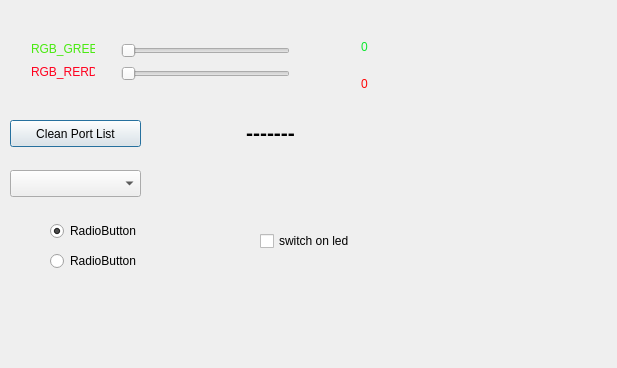
<?xml version="1.0" encoding="UTF-8"?>
<ui version="4.0">
 <class>Dialog</class>
 <widget class="QDialog" name="Dialog">
  <property name="geometry">
   <rect>
    <x>0</x>
    <y>0</y>
    <width>617</width>
    <height>368</height>
   </rect>
  </property>
  <property name="windowTitle">
   <string>Dialog</string>
  </property>
  <widget class="QWidget" name="layoutWidget">
   <property name="geometry">
    <rect>
     <x>20</x>
     <y>30</y>
     <width>86</width>
     <height>61</height>
    </rect>
   </property>
   <layout class="QVBoxLayout" name="verticalLayout">
    <item>
     <widget class="QLabel" name="label">
      <property name="text">
       <string>&lt;html&gt;&lt;head/&gt;&lt;body&gt;&lt;p&gt;&lt;span style=&quot; color:#49ea10;&quot;&gt;RGB_GREEN&lt;/span&gt;&lt;/p&gt;&lt;/body&gt;&lt;/html&gt;</string>
      </property>
     </widget>
    </item>
    <item>
     <widget class="QLabel" name="label_2">
      <property name="text">
       <string>&lt;html&gt;&lt;head/&gt;&lt;body&gt;&lt;p&gt;&lt;span style=&quot; color:#ff001e;&quot;&gt;RGB_RERD&lt;/span&gt;&lt;/p&gt;&lt;/body&gt;&lt;/html&gt;</string>
      </property>
     </widget>
    </item>
   </layout>
  </widget>
  <widget class="QWidget" name="layoutWidget">
   <property name="geometry">
    <rect>
     <x>110</x>
     <y>30</y>
     <width>191</width>
     <height>66</height>
    </rect>
   </property>
   <layout class="QVBoxLayout" name="verticalLayout_2">
    <item>
     <widget class="QSlider" name="green_Slider">
      <property name="maximum">
       <number>255</number>
      </property>
      <property name="orientation">
       <enum>Qt::Horizontal</enum>
      </property>
     </widget>
    </item>
    <item>
     <widget class="QSlider" name="red_Slider">
      <property name="maximum">
       <number>255</number>
      </property>
      <property name="orientation">
       <enum>Qt::Horizontal</enum>
      </property>
     </widget>
    </item>
   </layout>
  </widget>
  <widget class="QWidget" name="layoutWidget">
   <property name="geometry">
    <rect>
     <x>350</x>
     <y>20</y>
     <width>51</width>
     <height>91</height>
    </rect>
   </property>
   <layout class="QVBoxLayout" name="verticalLayout_3">
    <item>
     <widget class="QLabel" name="green_value_label">
      <property name="palette">
       <palette>
        <active>
         <colorrole role="WindowText">
          <brush brushstyle="SolidPattern">
           <color alpha="255">
            <red>0</red>
            <green>0</green>
            <blue>0</blue>
           </color>
          </brush>
         </colorrole>
         <colorrole role="Button">
          <brush brushstyle="SolidPattern">
           <color alpha="255">
            <red>21</red>
            <green>222</green>
            <blue>39</blue>
           </color>
          </brush>
         </colorrole>
         <colorrole role="Light">
          <brush brushstyle="SolidPattern">
           <color alpha="255">
            <red>102</red>
            <green>255</green>
            <blue>116</blue>
           </color>
          </brush>
         </colorrole>
         <colorrole role="Midlight">
          <brush brushstyle="SolidPattern">
           <color alpha="255">
            <red>61</red>
            <green>238</green>
            <blue>77</blue>
           </color>
          </brush>
         </colorrole>
         <colorrole role="Dark">
          <brush brushstyle="SolidPattern">
           <color alpha="255">
            <red>10</red>
            <green>111</green>
            <blue>19</blue>
           </color>
          </brush>
         </colorrole>
         <colorrole role="Mid">
          <brush brushstyle="SolidPattern">
           <color alpha="255">
            <red>14</red>
            <green>148</green>
            <blue>26</blue>
           </color>
          </brush>
         </colorrole>
         <colorrole role="Text">
          <brush brushstyle="SolidPattern">
           <color alpha="255">
            <red>0</red>
            <green>0</green>
            <blue>0</blue>
           </color>
          </brush>
         </colorrole>
         <colorrole role="BrightText">
          <brush brushstyle="SolidPattern">
           <color alpha="255">
            <red>255</red>
            <green>255</green>
            <blue>255</blue>
           </color>
          </brush>
         </colorrole>
         <colorrole role="ButtonText">
          <brush brushstyle="SolidPattern">
           <color alpha="255">
            <red>0</red>
            <green>0</green>
            <blue>0</blue>
           </color>
          </brush>
         </colorrole>
         <colorrole role="Base">
          <brush brushstyle="SolidPattern">
           <color alpha="255">
            <red>255</red>
            <green>255</green>
            <blue>255</blue>
           </color>
          </brush>
         </colorrole>
         <colorrole role="Window">
          <brush brushstyle="SolidPattern">
           <color alpha="255">
            <red>21</red>
            <green>222</green>
            <blue>39</blue>
           </color>
          </brush>
         </colorrole>
         <colorrole role="Shadow">
          <brush brushstyle="SolidPattern">
           <color alpha="255">
            <red>0</red>
            <green>0</green>
            <blue>0</blue>
           </color>
          </brush>
         </colorrole>
         <colorrole role="AlternateBase">
          <brush brushstyle="SolidPattern">
           <color alpha="255">
            <red>138</red>
            <green>238</green>
            <blue>147</blue>
           </color>
          </brush>
         </colorrole>
         <colorrole role="ToolTipBase">
          <brush brushstyle="SolidPattern">
           <color alpha="255">
            <red>255</red>
            <green>255</green>
            <blue>220</blue>
           </color>
          </brush>
         </colorrole>
         <colorrole role="ToolTipText">
          <brush brushstyle="SolidPattern">
           <color alpha="255">
            <red>0</red>
            <green>0</green>
            <blue>0</blue>
           </color>
          </brush>
         </colorrole>
        </active>
        <inactive>
         <colorrole role="WindowText">
          <brush brushstyle="SolidPattern">
           <color alpha="255">
            <red>0</red>
            <green>0</green>
            <blue>0</blue>
           </color>
          </brush>
         </colorrole>
         <colorrole role="Button">
          <brush brushstyle="SolidPattern">
           <color alpha="255">
            <red>21</red>
            <green>222</green>
            <blue>39</blue>
           </color>
          </brush>
         </colorrole>
         <colorrole role="Light">
          <brush brushstyle="SolidPattern">
           <color alpha="255">
            <red>102</red>
            <green>255</green>
            <blue>116</blue>
           </color>
          </brush>
         </colorrole>
         <colorrole role="Midlight">
          <brush brushstyle="SolidPattern">
           <color alpha="255">
            <red>61</red>
            <green>238</green>
            <blue>77</blue>
           </color>
          </brush>
         </colorrole>
         <colorrole role="Dark">
          <brush brushstyle="SolidPattern">
           <color alpha="255">
            <red>10</red>
            <green>111</green>
            <blue>19</blue>
           </color>
          </brush>
         </colorrole>
         <colorrole role="Mid">
          <brush brushstyle="SolidPattern">
           <color alpha="255">
            <red>14</red>
            <green>148</green>
            <blue>26</blue>
           </color>
          </brush>
         </colorrole>
         <colorrole role="Text">
          <brush brushstyle="SolidPattern">
           <color alpha="255">
            <red>0</red>
            <green>0</green>
            <blue>0</blue>
           </color>
          </brush>
         </colorrole>
         <colorrole role="BrightText">
          <brush brushstyle="SolidPattern">
           <color alpha="255">
            <red>255</red>
            <green>255</green>
            <blue>255</blue>
           </color>
          </brush>
         </colorrole>
         <colorrole role="ButtonText">
          <brush brushstyle="SolidPattern">
           <color alpha="255">
            <red>0</red>
            <green>0</green>
            <blue>0</blue>
           </color>
          </brush>
         </colorrole>
         <colorrole role="Base">
          <brush brushstyle="SolidPattern">
           <color alpha="255">
            <red>255</red>
            <green>255</green>
            <blue>255</blue>
           </color>
          </brush>
         </colorrole>
         <colorrole role="Window">
          <brush brushstyle="SolidPattern">
           <color alpha="255">
            <red>21</red>
            <green>222</green>
            <blue>39</blue>
           </color>
          </brush>
         </colorrole>
         <colorrole role="Shadow">
          <brush brushstyle="SolidPattern">
           <color alpha="255">
            <red>0</red>
            <green>0</green>
            <blue>0</blue>
           </color>
          </brush>
         </colorrole>
         <colorrole role="AlternateBase">
          <brush brushstyle="SolidPattern">
           <color alpha="255">
            <red>138</red>
            <green>238</green>
            <blue>147</blue>
           </color>
          </brush>
         </colorrole>
         <colorrole role="ToolTipBase">
          <brush brushstyle="SolidPattern">
           <color alpha="255">
            <red>255</red>
            <green>255</green>
            <blue>220</blue>
           </color>
          </brush>
         </colorrole>
         <colorrole role="ToolTipText">
          <brush brushstyle="SolidPattern">
           <color alpha="255">
            <red>0</red>
            <green>0</green>
            <blue>0</blue>
           </color>
          </brush>
         </colorrole>
        </inactive>
        <disabled>
         <colorrole role="WindowText">
          <brush brushstyle="SolidPattern">
           <color alpha="255">
            <red>10</red>
            <green>111</green>
            <blue>19</blue>
           </color>
          </brush>
         </colorrole>
         <colorrole role="Button">
          <brush brushstyle="SolidPattern">
           <color alpha="255">
            <red>21</red>
            <green>222</green>
            <blue>39</blue>
           </color>
          </brush>
         </colorrole>
         <colorrole role="Light">
          <brush brushstyle="SolidPattern">
           <color alpha="255">
            <red>102</red>
            <green>255</green>
            <blue>116</blue>
           </color>
          </brush>
         </colorrole>
         <colorrole role="Midlight">
          <brush brushstyle="SolidPattern">
           <color alpha="255">
            <red>61</red>
            <green>238</green>
            <blue>77</blue>
           </color>
          </brush>
         </colorrole>
         <colorrole role="Dark">
          <brush brushstyle="SolidPattern">
           <color alpha="255">
            <red>10</red>
            <green>111</green>
            <blue>19</blue>
           </color>
          </brush>
         </colorrole>
         <colorrole role="Mid">
          <brush brushstyle="SolidPattern">
           <color alpha="255">
            <red>14</red>
            <green>148</green>
            <blue>26</blue>
           </color>
          </brush>
         </colorrole>
         <colorrole role="Text">
          <brush brushstyle="SolidPattern">
           <color alpha="255">
            <red>10</red>
            <green>111</green>
            <blue>19</blue>
           </color>
          </brush>
         </colorrole>
         <colorrole role="BrightText">
          <brush brushstyle="SolidPattern">
           <color alpha="255">
            <red>255</red>
            <green>255</green>
            <blue>255</blue>
           </color>
          </brush>
         </colorrole>
         <colorrole role="ButtonText">
          <brush brushstyle="SolidPattern">
           <color alpha="255">
            <red>10</red>
            <green>111</green>
            <blue>19</blue>
           </color>
          </brush>
         </colorrole>
         <colorrole role="Base">
          <brush brushstyle="SolidPattern">
           <color alpha="255">
            <red>21</red>
            <green>222</green>
            <blue>39</blue>
           </color>
          </brush>
         </colorrole>
         <colorrole role="Window">
          <brush brushstyle="SolidPattern">
           <color alpha="255">
            <red>21</red>
            <green>222</green>
            <blue>39</blue>
           </color>
          </brush>
         </colorrole>
         <colorrole role="Shadow">
          <brush brushstyle="SolidPattern">
           <color alpha="255">
            <red>0</red>
            <green>0</green>
            <blue>0</blue>
           </color>
          </brush>
         </colorrole>
         <colorrole role="AlternateBase">
          <brush brushstyle="SolidPattern">
           <color alpha="255">
            <red>21</red>
            <green>222</green>
            <blue>39</blue>
           </color>
          </brush>
         </colorrole>
         <colorrole role="ToolTipBase">
          <brush brushstyle="SolidPattern">
           <color alpha="255">
            <red>255</red>
            <green>255</green>
            <blue>220</blue>
           </color>
          </brush>
         </colorrole>
         <colorrole role="ToolTipText">
          <brush brushstyle="SolidPattern">
           <color alpha="255">
            <red>0</red>
            <green>0</green>
            <blue>0</blue>
           </color>
          </brush>
         </colorrole>
        </disabled>
       </palette>
      </property>
      <property name="text">
       <string>&lt;html&gt;&lt;head/&gt;&lt;body&gt;&lt;p&gt;&lt;span style=&quot; color:#0de730;&quot;&gt;0&lt;/span&gt;&lt;/p&gt;&lt;/body&gt;&lt;/html&gt;</string>
      </property>
     </widget>
    </item>
    <item>
     <widget class="QLabel" name="red_value_label">
      <property name="palette">
       <palette>
        <active>
         <colorrole role="WindowText">
          <brush brushstyle="SolidPattern">
           <color alpha="255">
            <red>0</red>
            <green>0</green>
            <blue>0</blue>
           </color>
          </brush>
         </colorrole>
         <colorrole role="Button">
          <brush brushstyle="SolidPattern">
           <color alpha="255">
            <red>237</red>
            <green>52</green>
            <blue>20</blue>
           </color>
          </brush>
         </colorrole>
         <colorrole role="Light">
          <brush brushstyle="SolidPattern">
           <color alpha="255">
            <red>255</red>
            <green>142</green>
            <blue>122</blue>
           </color>
          </brush>
         </colorrole>
         <colorrole role="Midlight">
          <brush brushstyle="SolidPattern">
           <color alpha="255">
            <red>246</red>
            <green>97</green>
            <blue>71</blue>
           </color>
          </brush>
         </colorrole>
         <colorrole role="Dark">
          <brush brushstyle="SolidPattern">
           <color alpha="255">
            <red>118</red>
            <green>26</green>
            <blue>10</blue>
           </color>
          </brush>
         </colorrole>
         <colorrole role="Mid">
          <brush brushstyle="SolidPattern">
           <color alpha="255">
            <red>158</red>
            <green>34</green>
            <blue>13</blue>
           </color>
          </brush>
         </colorrole>
         <colorrole role="Text">
          <brush brushstyle="SolidPattern">
           <color alpha="255">
            <red>0</red>
            <green>0</green>
            <blue>0</blue>
           </color>
          </brush>
         </colorrole>
         <colorrole role="BrightText">
          <brush brushstyle="SolidPattern">
           <color alpha="255">
            <red>255</red>
            <green>255</green>
            <blue>255</blue>
           </color>
          </brush>
         </colorrole>
         <colorrole role="ButtonText">
          <brush brushstyle="SolidPattern">
           <color alpha="255">
            <red>0</red>
            <green>0</green>
            <blue>0</blue>
           </color>
          </brush>
         </colorrole>
         <colorrole role="Base">
          <brush brushstyle="SolidPattern">
           <color alpha="255">
            <red>255</red>
            <green>255</green>
            <blue>255</blue>
           </color>
          </brush>
         </colorrole>
         <colorrole role="Window">
          <brush brushstyle="SolidPattern">
           <color alpha="255">
            <red>237</red>
            <green>52</green>
            <blue>20</blue>
           </color>
          </brush>
         </colorrole>
         <colorrole role="Shadow">
          <brush brushstyle="SolidPattern">
           <color alpha="255">
            <red>0</red>
            <green>0</green>
            <blue>0</blue>
           </color>
          </brush>
         </colorrole>
         <colorrole role="AlternateBase">
          <brush brushstyle="SolidPattern">
           <color alpha="255">
            <red>246</red>
            <green>153</green>
            <blue>137</blue>
           </color>
          </brush>
         </colorrole>
         <colorrole role="ToolTipBase">
          <brush brushstyle="SolidPattern">
           <color alpha="255">
            <red>255</red>
            <green>255</green>
            <blue>220</blue>
           </color>
          </brush>
         </colorrole>
         <colorrole role="ToolTipText">
          <brush brushstyle="SolidPattern">
           <color alpha="255">
            <red>0</red>
            <green>0</green>
            <blue>0</blue>
           </color>
          </brush>
         </colorrole>
        </active>
        <inactive>
         <colorrole role="WindowText">
          <brush brushstyle="SolidPattern">
           <color alpha="255">
            <red>0</red>
            <green>0</green>
            <blue>0</blue>
           </color>
          </brush>
         </colorrole>
         <colorrole role="Button">
          <brush brushstyle="SolidPattern">
           <color alpha="255">
            <red>237</red>
            <green>52</green>
            <blue>20</blue>
           </color>
          </brush>
         </colorrole>
         <colorrole role="Light">
          <brush brushstyle="SolidPattern">
           <color alpha="255">
            <red>255</red>
            <green>142</green>
            <blue>122</blue>
           </color>
          </brush>
         </colorrole>
         <colorrole role="Midlight">
          <brush brushstyle="SolidPattern">
           <color alpha="255">
            <red>246</red>
            <green>97</green>
            <blue>71</blue>
           </color>
          </brush>
         </colorrole>
         <colorrole role="Dark">
          <brush brushstyle="SolidPattern">
           <color alpha="255">
            <red>118</red>
            <green>26</green>
            <blue>10</blue>
           </color>
          </brush>
         </colorrole>
         <colorrole role="Mid">
          <brush brushstyle="SolidPattern">
           <color alpha="255">
            <red>158</red>
            <green>34</green>
            <blue>13</blue>
           </color>
          </brush>
         </colorrole>
         <colorrole role="Text">
          <brush brushstyle="SolidPattern">
           <color alpha="255">
            <red>0</red>
            <green>0</green>
            <blue>0</blue>
           </color>
          </brush>
         </colorrole>
         <colorrole role="BrightText">
          <brush brushstyle="SolidPattern">
           <color alpha="255">
            <red>255</red>
            <green>255</green>
            <blue>255</blue>
           </color>
          </brush>
         </colorrole>
         <colorrole role="ButtonText">
          <brush brushstyle="SolidPattern">
           <color alpha="255">
            <red>0</red>
            <green>0</green>
            <blue>0</blue>
           </color>
          </brush>
         </colorrole>
         <colorrole role="Base">
          <brush brushstyle="SolidPattern">
           <color alpha="255">
            <red>255</red>
            <green>255</green>
            <blue>255</blue>
           </color>
          </brush>
         </colorrole>
         <colorrole role="Window">
          <brush brushstyle="SolidPattern">
           <color alpha="255">
            <red>237</red>
            <green>52</green>
            <blue>20</blue>
           </color>
          </brush>
         </colorrole>
         <colorrole role="Shadow">
          <brush brushstyle="SolidPattern">
           <color alpha="255">
            <red>0</red>
            <green>0</green>
            <blue>0</blue>
           </color>
          </brush>
         </colorrole>
         <colorrole role="AlternateBase">
          <brush brushstyle="SolidPattern">
           <color alpha="255">
            <red>246</red>
            <green>153</green>
            <blue>137</blue>
           </color>
          </brush>
         </colorrole>
         <colorrole role="ToolTipBase">
          <brush brushstyle="SolidPattern">
           <color alpha="255">
            <red>255</red>
            <green>255</green>
            <blue>220</blue>
           </color>
          </brush>
         </colorrole>
         <colorrole role="ToolTipText">
          <brush brushstyle="SolidPattern">
           <color alpha="255">
            <red>0</red>
            <green>0</green>
            <blue>0</blue>
           </color>
          </brush>
         </colorrole>
        </inactive>
        <disabled>
         <colorrole role="WindowText">
          <brush brushstyle="SolidPattern">
           <color alpha="255">
            <red>118</red>
            <green>26</green>
            <blue>10</blue>
           </color>
          </brush>
         </colorrole>
         <colorrole role="Button">
          <brush brushstyle="SolidPattern">
           <color alpha="255">
            <red>237</red>
            <green>52</green>
            <blue>20</blue>
           </color>
          </brush>
         </colorrole>
         <colorrole role="Light">
          <brush brushstyle="SolidPattern">
           <color alpha="255">
            <red>255</red>
            <green>142</green>
            <blue>122</blue>
           </color>
          </brush>
         </colorrole>
         <colorrole role="Midlight">
          <brush brushstyle="SolidPattern">
           <color alpha="255">
            <red>246</red>
            <green>97</green>
            <blue>71</blue>
           </color>
          </brush>
         </colorrole>
         <colorrole role="Dark">
          <brush brushstyle="SolidPattern">
           <color alpha="255">
            <red>118</red>
            <green>26</green>
            <blue>10</blue>
           </color>
          </brush>
         </colorrole>
         <colorrole role="Mid">
          <brush brushstyle="SolidPattern">
           <color alpha="255">
            <red>158</red>
            <green>34</green>
            <blue>13</blue>
           </color>
          </brush>
         </colorrole>
         <colorrole role="Text">
          <brush brushstyle="SolidPattern">
           <color alpha="255">
            <red>118</red>
            <green>26</green>
            <blue>10</blue>
           </color>
          </brush>
         </colorrole>
         <colorrole role="BrightText">
          <brush brushstyle="SolidPattern">
           <color alpha="255">
            <red>255</red>
            <green>255</green>
            <blue>255</blue>
           </color>
          </brush>
         </colorrole>
         <colorrole role="ButtonText">
          <brush brushstyle="SolidPattern">
           <color alpha="255">
            <red>118</red>
            <green>26</green>
            <blue>10</blue>
           </color>
          </brush>
         </colorrole>
         <colorrole role="Base">
          <brush brushstyle="SolidPattern">
           <color alpha="255">
            <red>237</red>
            <green>52</green>
            <blue>20</blue>
           </color>
          </brush>
         </colorrole>
         <colorrole role="Window">
          <brush brushstyle="SolidPattern">
           <color alpha="255">
            <red>237</red>
            <green>52</green>
            <blue>20</blue>
           </color>
          </brush>
         </colorrole>
         <colorrole role="Shadow">
          <brush brushstyle="SolidPattern">
           <color alpha="255">
            <red>0</red>
            <green>0</green>
            <blue>0</blue>
           </color>
          </brush>
         </colorrole>
         <colorrole role="AlternateBase">
          <brush brushstyle="SolidPattern">
           <color alpha="255">
            <red>237</red>
            <green>52</green>
            <blue>20</blue>
           </color>
          </brush>
         </colorrole>
         <colorrole role="ToolTipBase">
          <brush brushstyle="SolidPattern">
           <color alpha="255">
            <red>255</red>
            <green>255</green>
            <blue>220</blue>
           </color>
          </brush>
         </colorrole>
         <colorrole role="ToolTipText">
          <brush brushstyle="SolidPattern">
           <color alpha="255">
            <red>0</red>
            <green>0</green>
            <blue>0</blue>
           </color>
          </brush>
         </colorrole>
        </disabled>
       </palette>
      </property>
      <property name="text">
       <string>&lt;html&gt;&lt;head/&gt;&lt;body&gt;&lt;p&gt;&lt;span style=&quot; color:#ff0505;&quot;&gt;0&lt;/span&gt;&lt;/p&gt;&lt;/body&gt;&lt;/html&gt;</string>
      </property>
     </widget>
    </item>
   </layout>
  </widget>
  <widget class="QLabel" name="lb_Port">
   <property name="geometry">
    <rect>
     <x>200</x>
     <y>120</y>
     <width>141</width>
     <height>21</height>
    </rect>
   </property>
   <property name="text">
    <string>&lt;html&gt;&lt;head/&gt;&lt;body&gt;&lt;p align=&quot;center&quot;&gt;&lt;span style=&quot; font-size:16pt; font-weight:600;&quot;&gt;-------&lt;/span&gt;&lt;/p&gt;&lt;/body&gt;&lt;/html&gt;</string>
   </property>
  </widget>
  <widget class="QPushButton" name="Bn_show_Port">
   <property name="geometry">
    <rect>
     <x>10</x>
     <y>120</y>
     <width>131</width>
     <height>27</height>
    </rect>
   </property>
   <property name="text">
    <string>Clean Port List</string>
   </property>
  </widget>
  <widget class="QComboBox" name="comboBox">
   <property name="geometry">
    <rect>
     <x>10</x>
     <y>170</y>
     <width>131</width>
     <height>27</height>
    </rect>
   </property>
  </widget>
  <widget class="QCheckBox" name="checkBox">
   <property name="geometry">
    <rect>
     <x>260</x>
     <y>230</y>
     <width>231</width>
     <height>22</height>
    </rect>
   </property>
   <property name="text">
    <string>switch on led</string>
   </property>
  </widget>
  <widget class="QRadioButton" name="radioButton">
   <property name="geometry">
    <rect>
     <x>50</x>
     <y>220</y>
     <width>117</width>
     <height>22</height>
    </rect>
   </property>
   <property name="text">
    <string>RadioButton</string>
   </property>
   <property name="checked">
    <bool>true</bool>
   </property>
  </widget>
  <widget class="QRadioButton" name="radioButton_2">
   <property name="geometry">
    <rect>
     <x>50</x>
     <y>250</y>
     <width>117</width>
     <height>22</height>
    </rect>
   </property>
   <property name="text">
    <string>RadioButton</string>
   </property>
  </widget>
 </widget>
 <layoutdefault spacing="6" margin="11"/>
 <resources/>
 <connections>
  <connection>
   <sender>Bn_show_Port</sender>
   <signal>clicked()</signal>
   <receiver>lb_Port</receiver>
   <slot>clear()</slot>
   <hints>
    <hint type="sourcelabel">
     <x>90</x>
     <y>130</y>
    </hint>
    <hint type="destinationlabel">
     <x>264</x>
     <y>131</y>
    </hint>
   </hints>
  </connection>
 </connections>
</ui>
